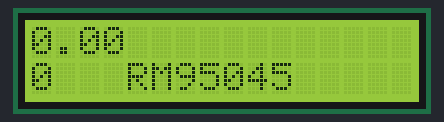
Recording of a sketch running on a simulated Arduino Uno, built with avr-gcc and run on an emulated ATmega328P. Shown: 16×2 character LCD.

Above: at 0.1 s.
At 4.1 s:
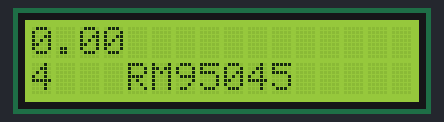
At 9.1 s:
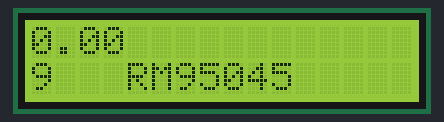
At 19.1 s:
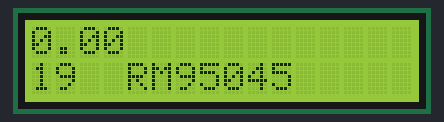
At 28.1 s:
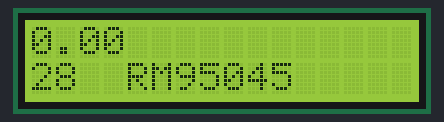
At 38.1 s:
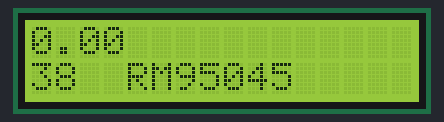

The sketch:

messagem_lcd.ino
```cpp
#include <LiquidCrystal.h> //Inclui a biblioteca do LCD

int seconds = 0; //zerando meu contador
float horas = 0;


LiquidCrystal lcd_1(12, 11, 5, 4, 3, 2); //Portas do arduino que estamos usando

void setup()
{
  lcd_1.begin(16, 2); //Informando o modelo do LCD usado

  lcd_1.setCursor(0,0); //Onde aparecerá o printf

  lcd_1.print(horas);
  lcd_1.setCursor(4,3);

  lcd_1.print("RM95045");
}

void loop()
{
  lcd_1.setCursor(0, 1);
  //print O número em segundos desde do reset:
  lcd_1.print(seconds);
  delay(1000); //Espere por 1000 milliseconds
  seconds += 1;
  horas = (seconds/3600);

}
```

Measured:
- what the display in image 1 shows lasts 1.0 s, from 4.1 s to 5.1 s
